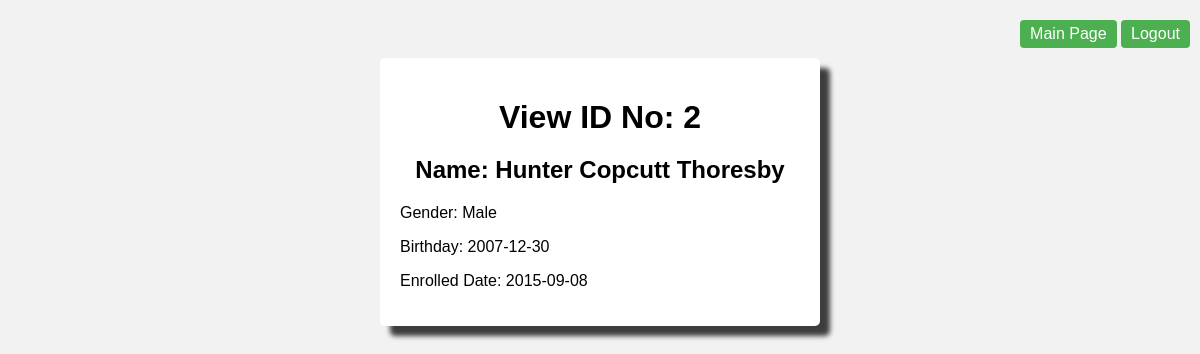
The app's page /details.php?id=2 with its own data.
### tables this page shows
CREATE TABLE `student_records` (
  `id` int(11) NOT NULL,
  `First_name` varchar(50) NOT NULL,
  `Middle_name` varchar(250) NOT NULL,
  `Surname` varchar(50) NOT NULL,
  `Gender` varchar(20) NOT NULL,
  `Birthday` date NOT NULL,
  `Enrolled_date` date NOT NULL,
  `date_created` timestamp NOT NULL DEFAULT current_timestamp(),
  `date_modified` timestamp NOT NULL DEFAULT current_timestamp()
);

### details.php (the view, shortened to what this page needs)
<?php
$con = connection();
$id = $_GET['id'];
$sql = "SELECT * FROM student_records WHERE id = '$id'";
$students = $con->query($sql) or die($con->error);
$row = $students->fetch_assoc()
    ?>
<!DOCTYPE html>
<html lang="en">
<head>
    <link rel="stylesheet" href="./css/details.css">
</head>
<body>
    <div class="header">
        <div class="login">
                <a href="index.php">Main Page</a>
            <a href="logout.php">Logout</a>
        </div>
    </div>
    <div class="container">
        <h1>View ID No:
            <?php echo $row['id']; ?>
        </h1>
        <h2>Name:
            <?php echo $row['First_name']; ?>
            <?php echo $row['Middle_name']; ?>
            <?php echo $row['Surname'] ?>
        </h2>
        <p>Gender:
            <?php echo $row['Gender']; ?>
        </p>
        <p>Birthday:
            <?php echo $row['Birthday']; ?>
        </p>
        <p>Enrolled Date:
            <?php echo $row['Enrolled_date']; ?>
        </p>
    </div>
</body>
</html>

### css/details.css (style rules this page uses)
body { font-family: Arial, sans-serif; margin: 0; padding: 0; background-color: #f2f2f2; }
.container { max-width: 400px; margin: 0 auto; padding: 20px; background-color: #ffffff; border-radius: 5px; box-shadow: 10px 10px 5px 0px rgba(0,0,0,0.75); }
h1 { text-align: center; margin-bottom: 20px; }
h2 { text-align: center; }
a { display: inline-block; margin-top: 10px; padding: 5px 10px; background-color: #4CAF50; color: #ffffff; text-decoration: none; border-radius: 4px; }
.header { display: flex; justify-content: space-between; align-items: center; padding: 10px; background-color: #f2f2f2; }

### records on screen
student_records: id "2", First_name "Hunter", Middle_name "Copcutt", Surname "Thoresby", Gender "Male", Birthday "2007-12-30", Enrolled_date "2015-09-08"
